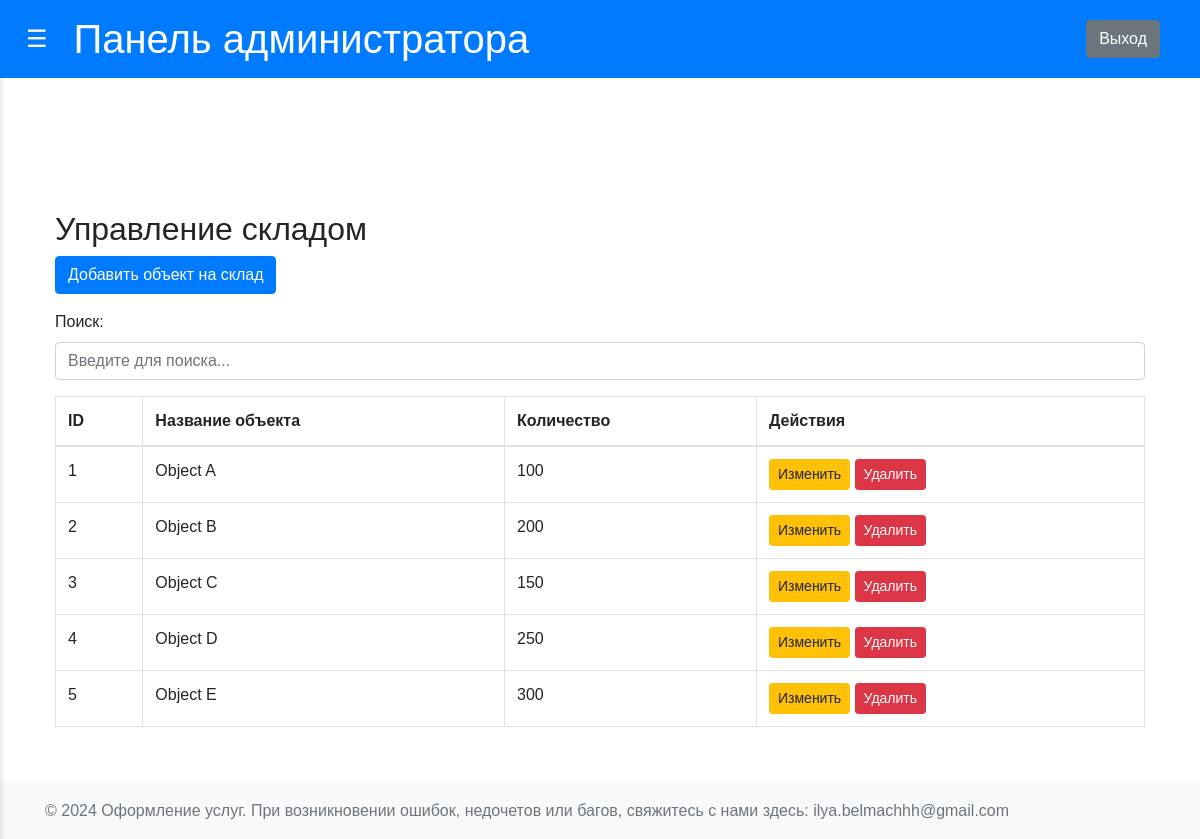
Page /admin/storehouse (signed in) on the committed database.
### app/models.py (models this page shows, shortened)
class StoreHouse(db.Model):
    __tablename__ = 'StoreHouse'
    id = db.Column(db.Integer, primary_key=True)
    object_id = db.Column(db.Integer, db.ForeignKey('ServiceObjects.id'))
    count = db.Column(db.Integer, nullable=False)
    service_object = db.relationship("ServiceObjects", backref=db.backref("StoreHouse", lazy=True, cascade="all,delete"))

class ServiceObjects(db.Model):
    __tablename__ = 'ServiceObjects'
    id = db.Column(db.Integer, primary_key=True)
    object_name = db.Column(db.String(150), nullable=False)
    cost = db.Column(db.Float, nullable=False)
    ordered_objects = db.relationship("OrderedObjects", cascade="all,delete", backref="ServiceObjects")
    object_categories = db.relationship("ObjectsCategories", cascade="all,delete", backref="ServiceObjects")
    ordered_object_categories = db.relationship("OrderedObjectCategories", cascade="all,delete", backref="ServiceObjects")

### app/admin/routs.py (the view)
@admin.route('/admin/storehouse')
def manage_storehouse():
    if session.get('role') != 'admin':
        return redirect(url_for('users.login'))
    storehouse_items = StoreHouse.query.all()
    return render_template('admin/manage_storehouse.html', storehouse_items=storehouse_items)

### app/templates/admin/manage_storehouse.html
{% extends 'admin/dashboard_admin_base.html' %}
{% block content %}
<div class="container mt-4">
    <h2>Управление складом</h2>
    <a href="{{ url_for('admin.add_storehouse_item_form') }}" class="btn btn-primary mb-3">Добавить объект на склад</a>
    <div class="mb-3">
        <label for="searchInput" class="form-label">Поиск:</label>
        <input type="text" id="searchInput" class="form-control" placeholder="Введите для поиска...">
    </div>
    <table class="table table-bordered">
        <thead>
            <tr>
                <th>ID</th>
                <th>Название объекта</th>
                <th>Количество</th>
                <th>Действия</th>
            </tr>
        </thead>
        <tbody>
            {% for item in storehouse_items %}
            <tr>
                <td>{{ item.id }}</td>
                <td>{{ item.service_object.object_name }}</td>
                <td>{{ item.count }}</td>
                <td>
                    <a href="{{ url_for('admin.edit_storehouse_item_form', storehouse_id=item.id) }}" class="btn btn-warning btn-sm">Изменить</a>
                    <form action="{{ url_for('admin.delete_storehouse_item', storehouse_id=item.id) }}" method="POST" style="display:inline;">
                        <button type="submit" class="btn btn-danger btn-sm">Удалить</button>
                    </form>
                </td>
            </tr>
            {% endfor %}
        </tbody>
    </table>
</div>
{% endblock %}

### app/static/css/styles.css (style rules this page uses)
body { font-family: Arial, sans-serif; margin: 0; display: flex; height: 100vh; overflow: hidden; }
main h2 { margin-top: 0; }

### rows in the picture
StoreHouse: id "1", service_object.object_name "Object A", count "100"
StoreHouse: id "2", service_object.object_name "Object B", count "200"
StoreHouse: id "3", service_object.object_name "Object C", count "150"
StoreHouse: id "4", service_object.object_name "Object D", count "250"
StoreHouse: id "5", service_object.object_name "Object E", count "300"
